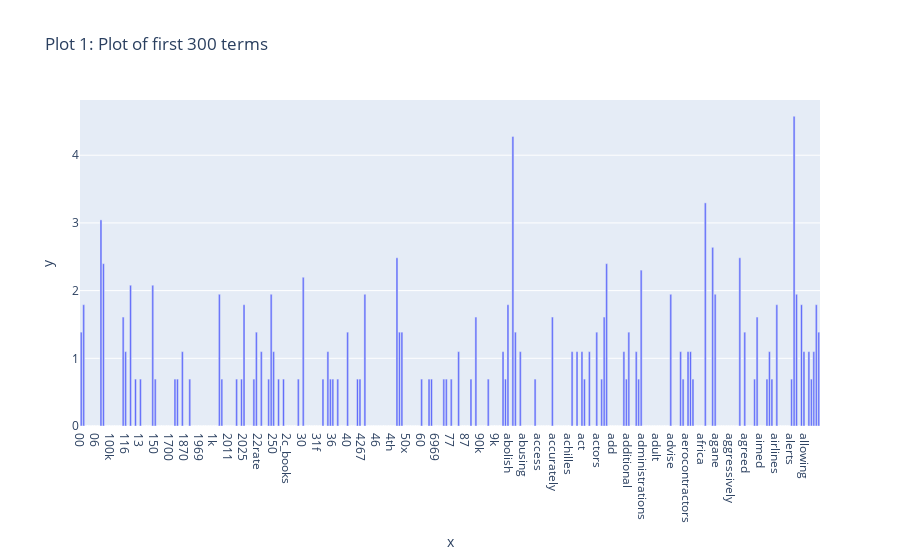
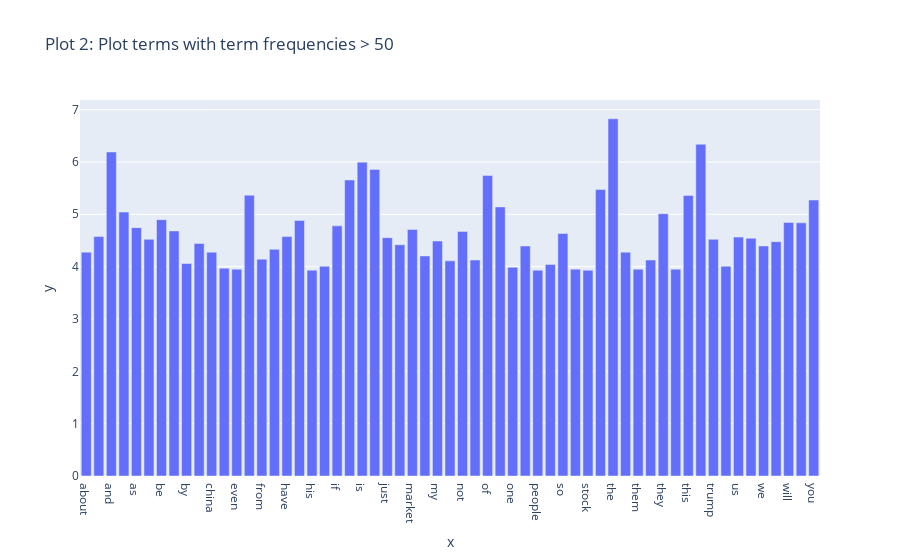
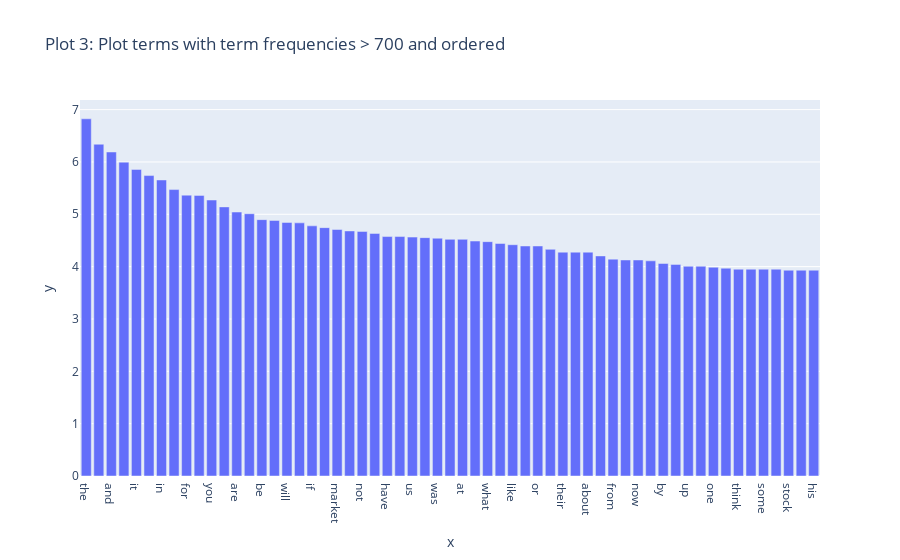

Notebook code cell kept with these figures, in order:
### Markdown cell above
### >>> **Exercise 15 (Apply Log transformation on frequency distribution):** 
Since we already have those term frequencies, we can also transform the values in that vector into the log distribution. This is a typical example of attribute transformation. Let's go for it. The log distribution is a technique to visualize the term frequency into a scale that makes you easily visualize the distribution in a more readable format.

% Answer here
1. Order of terms
For large counts, log compresses the differences. (E.g. 920 vs 566 raw looks very far apart, but log(920) ≈ 6.824 vs log(566) ≈ 6.338 looks much closer.) This compression makes the large counts more comparable (closer) to small counts. (the difference is less dramatic)

2. Distribution shape
Raw frequencies usually follow very heavy-tailed distribution, but after transformation, the distribution is more concentrated. The slope and the tail is not that obvious compare to raw count. Common words (like stopwords that slipped through) won’t overshadow rare but meaningful terms as strongly.

3. Interpretation
Raw counts shows people the absolute magnitude, while log transformed count show people the relative imporatance by telling one about how many times of difference (difference in ratio) between two number.

### Code cell
import math

term_frequencies_log = [math.log(i) for i in term_frequencies]

# Plot 1: Plot of first 300 terms
fig = px.bar(
    x=count_vect.get_feature_names_out()[:300],
    y=term_frequencies_log[:300],
    title="Plot 1: Plot of first 300 terms"
)
fig.show()

# Plot 2: Plot terms with term frequencies > 50
thereshold = np.array(term_frequencies_log).ravel() > math.log(50)
fig = px.bar(
    x=count_vect.get_feature_names_out()[thereshold],
    y=np.array(term_frequencies_log).ravel()[thereshold],
    title="Plot 2: Plot terms with term frequencies > 50"
)
fig.show()

# Plot 3: Plot terms with term frequencies > 50 and ordered
order = np.lexsort((np.arange(0,n_terms), term_frequencies_log))[::-1]   # np.lexsort((a,b)): b 先排序，然後 a 按照 b 的順序排序後回傳索引值
thereshold = np.array(term_frequencies_log).ravel()[order] > math.log(50)
fig = px.bar(
    x=count_vect.get_feature_names_out()[order][thereshold],
    y=np.array(term_frequencies_log).ravel()[order][thereshold],
    title="Plot 3: Plot terms with term frequencies > 700 and ordered"
)
fig.show()

### Figure 1 — Plotly figure (JSON) as saved in the notebook; plotly's stock layout.template omitted (floating-point values rounded to 4 significant figures; data arrays with more than 128 entries replaced by an {"elided": "..."} marker saying what was removed)
{"data": [{"hovertemplate": "x=%{x}<br>y=%{y}<extra></extra>", "legendgroup": "", "marker": {"color": "#636efa", "pattern": {"shape": ""}}, "name": "", "orientation": "v", "showlegend": false, "textposition": "auto", "type": "bar", "x": {"elided": "300 str values"}, "xaxis": "x", "y": {"elided": "300 float values"}, "yaxis": "y"}], "layout": {"barmode": "relative", "legend": {"tracegroupgap": 0}, "title": {"text": "Plot 1: Plot of first 300 terms"}, "xaxis": {"anchor": "y", "domain": [0, 1], "title": {"text": "x"}}, "yaxis": {"anchor": "x", "domain": [0, 1], "title": {"text": "y"}}}}

### Figure 2 — Plotly figure (JSON) as saved in the notebook; plotly's stock layout.template omitted (floating-point values rounded to 4 significant figures)
{"data": [{"hovertemplate": "x=%{x}<br>y=%{y}<extra></extra>", "legendgroup": "", "marker": {"color": "#636efa", "pattern": {"shape": ""}}, "name": "", "orientation": "v", "showlegend": false, "textposition": "auto", "type": "bar", "x": ["about", "all", "and", "are", "as", "at", "be", "but", "by", "can", "china", "do", "even", "for", "from", "has", "have", "he", "his", "how", "if", "in", "is", "it", "just", "like", "market", "more", "my", "no", "not", "now", "of", "on", "one", "or", "people", "re", "so", "some", "stock", "that", "the", "their", "them", "there", "they", "think", "this", "to", "trump", "up", "us", "was", "we", "what", "will", "with", "you"], "xaxis": "x", "y": [4.277, 4.575, 6.19, 5.043, 4.745, 4.522, 4.898, 4.682, 4.06, 4.443, 4.277, 3.97, 3.951, 5.366, 4.143, 4.331, 4.575, 4.883, 3.932, 4.007, 4.779, 5.656, 5.996, 5.858, 4.554, 4.419, 4.71, 4.205, 4.489, 4.111, 4.673, 4.127, 5.74, 5.142, 3.989, 4.394, 3.932, 4.043, 4.635, 3.951, 3.932, 5.472, 6.824, 4.277, 3.951, 4.127, 5.011, 3.951, 5.361, 6.339, 4.522, 4.007, 4.564, 4.543, 4.394, 4.477, 4.844, 4.836, 5.273], "yaxis": "y"}], "layout": {"barmode": "relative", "legend": {"tracegroupgap": 0}, "title": {"text": "Plot 2: Plot terms with term frequencies > 50"}, "xaxis": {"anchor": "y", "domain": [0, 1], "title": {"text": "x"}}, "yaxis": {"anchor": "x", "domain": [0, 1], "title": {"text": "y"}}}}

### Figure 3 — Plotly figure (JSON) as saved in the notebook; plotly's stock layout.template omitted (floating-point values rounded to 4 significant figures)
{"data": [{"hovertemplate": "x=%{x}<br>y=%{y}<extra></extra>", "legendgroup": "", "marker": {"color": "#636efa", "pattern": {"shape": ""}}, "name": "", "orientation": "v", "showlegend": false, "textposition": "auto", "type": "bar", "x": ["the", "to", "and", "is", "it", "of", "in", "that", "for", "this", "you", "on", "are", "they", "be", "he", "will", "with", "if", "as", "market", "but", "not", "so", "have", "all", "us", "just", "was", "trump", "at", "my", "what", "can", "like", "we", "or", "has", "their", "china", "about", "more", "from", "there", "now", "no", "by", "re", "up", "how", "one", "do", "think", "them", "some", "even", "stock", "people", "his"], "xaxis": "x", "y": [6.824, 6.339, 6.19, 5.996, 5.858, 5.74, 5.656, 5.472, 5.366, 5.361, 5.273, 5.142, 5.043, 5.011, 4.898, 4.883, 4.844, 4.836, 4.779, 4.745, 4.71, 4.682, 4.673, 4.635, 4.575, 4.575, 4.564, 4.554, 4.543, 4.522, 4.522, 4.489, 4.477, 4.443, 4.419, 4.394, 4.394, 4.331, 4.277, 4.277, 4.277, 4.205, 4.143, 4.127, 4.127, 4.111, 4.06, 4.043, 4.007, 4.007, 3.989, 3.97, 3.951, 3.951, 3.951, 3.951, 3.932, 3.932, 3.932], "yaxis": "y"}], "layout": {"barmode": "relative", "legend": {"tracegroupgap": 0}, "title": {"text": "Plot 3: Plot terms with term frequencies > 700 and ordered"}, "xaxis": {"anchor": "y", "domain": [0, 1], "title": {"text": "x"}}, "yaxis": {"anchor": "x", "domain": [0, 1], "title": {"text": "y"}}}}
